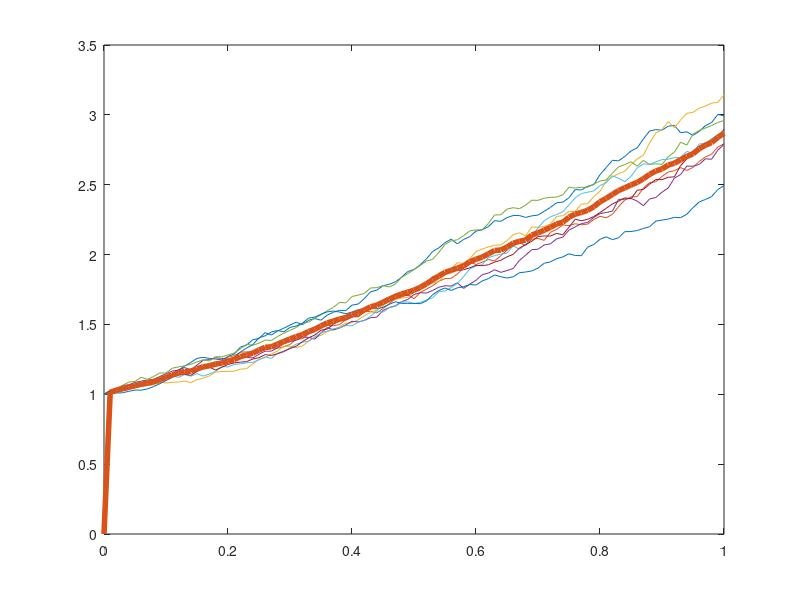

The MATLAB source for this figure:
clc;
clear;
T = 1;
N = 100;
MC = 2^3;
dt = T/N;
X(1) = 1;
mu = 1;
sig = 0.1;
S(1) = 1;
SX = zeros(1,N+1);
for k = 1:MC
  for n=2:N+1 
      dW = sqrt(dt)*randn;
      X(n) = X(n-1) + (dt*mu*X(n-1))+ (sig*dW*X(n-1));
      SX(n) = SX(n) + X(n);
  end
  t = 0:dt:T;
  plot(t,X,"-")
  hold on
end
S = SX./MC
plot(t,S,"LineWidth",4) % straight line of zero
hold off

% E(W(t)) = 0, for particular t 
EX = SX/MC